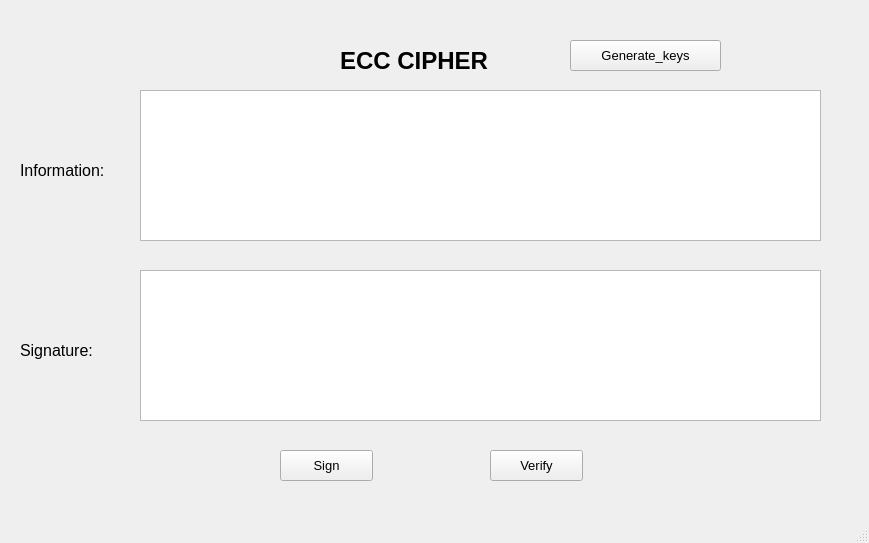
<?xml version="1.0" encoding="UTF-8"?>
<ui version="4.0">
 <class>MainWindow</class>
 <widget class="QMainWindow" name="MainWindow">
  <property name="geometry">
   <rect>
    <x>0</x>
    <y>0</y>
    <width>869</width>
    <height>543</height>
   </rect>
  </property>
  <property name="windowTitle">
   <string>MainWindow</string>
  </property>
  <widget class="QWidget" name="centralwidget">
   <widget class="QLabel" name="label_5">
    <property name="geometry">
     <rect>
      <x>20</x>
      <y>330</y>
      <width>121</width>
      <height>41</height>
     </rect>
    </property>
    <property name="font">
     <font>
      <pointsize>12</pointsize>
     </font>
    </property>
    <property name="text">
     <string>Signature:</string>
    </property>
   </widget>
   <widget class="QPushButton" name="btn_sign">
    <property name="geometry">
     <rect>
      <x>280</x>
      <y>450</y>
      <width>93</width>
      <height>31</height>
     </rect>
    </property>
    <property name="font">
     <font>
      <pointsize>10</pointsize>
     </font>
    </property>
    <property name="text">
     <string>Sign</string>
    </property>
   </widget>
   <widget class="QTextEdit" name="txt_sign">
    <property name="geometry">
     <rect>
      <x>140</x>
      <y>270</y>
      <width>681</width>
      <height>151</height>
     </rect>
    </property>
    <property name="font">
     <font>
      <pointsize>12</pointsize>
     </font>
    </property>
   </widget>
   <widget class="QPushButton" name="btn_verify">
    <property name="geometry">
     <rect>
      <x>490</x>
      <y>450</y>
      <width>93</width>
      <height>31</height>
     </rect>
    </property>
    <property name="font">
     <font>
      <pointsize>10</pointsize>
     </font>
    </property>
    <property name="text">
     <string>Verify</string>
    </property>
   </widget>
   <widget class="QLabel" name="label">
    <property name="geometry">
     <rect>
      <x>20</x>
      <y>150</y>
      <width>111</width>
      <height>41</height>
     </rect>
    </property>
    <property name="font">
     <font>
      <pointsize>12</pointsize>
     </font>
    </property>
    <property name="text">
     <string>Information:</string>
    </property>
   </widget>
   <widget class="QLabel" name="label_2">
    <property name="geometry">
     <rect>
      <x>340</x>
      <y>40</y>
      <width>181</width>
      <height>41</height>
     </rect>
    </property>
    <property name="font">
     <font>
      <pointsize>18</pointsize>
      <weight>75</weight>
      <bold>true</bold>
     </font>
    </property>
    <property name="text">
     <string>ECC CIPHER</string>
    </property>
   </widget>
   <widget class="QTextEdit" name="txt_info">
    <property name="geometry">
     <rect>
      <x>140</x>
      <y>90</y>
      <width>681</width>
      <height>151</height>
     </rect>
    </property>
    <property name="font">
     <font>
      <pointsize>12</pointsize>
     </font>
    </property>
   </widget>
   <widget class="QPushButton" name="btn_gen_keys">
    <property name="geometry">
     <rect>
      <x>570</x>
      <y>40</y>
      <width>151</width>
      <height>31</height>
     </rect>
    </property>
    <property name="font">
     <font>
      <pointsize>10</pointsize>
     </font>
    </property>
    <property name="text">
     <string>Generate_keys</string>
    </property>
   </widget>
  </widget>
  <widget class="QMenuBar" name="menubar">
   <property name="geometry">
    <rect>
     <x>0</x>
     <y>0</y>
     <width>869</width>
     <height>21</height>
    </rect>
   </property>
  </widget>
  <widget class="QStatusBar" name="statusbar"/>
 </widget>
 <resources/>
 <connections/>
</ui>
